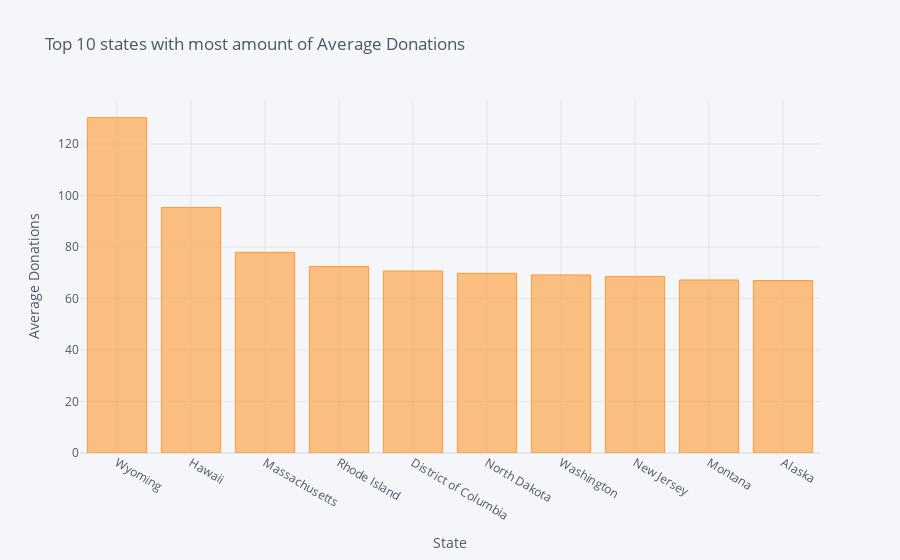

Source (notebook cell):
### Code cell
t.iplot(kind='bar', xTitle='State', yTitle='Average Donations', title='Top 10 states with most amount of Average Donations')

### Figure 1 — Plotly figure (JSON) as saved in the notebook; plotly's stock layout.template omitted (floating-point values rounded to 4 significant figures)
{"data": [{"marker": {"color": "rgba(255, 153, 51, 0.6)", "line": {"color": "rgba(255, 153, 51, 1.0)", "width": 1}}, "name": "Donation Amount", "orientation": "v", "text": "", "type": "bar", "x": ["Wyoming", "Hawaii", "Massachusetts", "Rhode Island", "District of Columbia", "North Dakota", "Washington", "New Jersey", "Montana", "Alaska"], "y": [130.2, 95.36, 77.93, 72.43, 70.69, 69.78, 69.16, 68.59, 67.19, 66.99]}], "layout": {"legend": {"bgcolor": "#F5F6F9", "font": {"color": "#4D5663"}}, "paper_bgcolor": "#F5F6F9", "plot_bgcolor": "#F5F6F9", "title": {"font": {"color": "#4D5663"}, "text": "Top 10 states with most amount of Average Donations"}, "xaxis": {"gridcolor": "#E1E5ED", "showgrid": true, "tickfont": {"color": "#4D5663"}, "title": {"font": {"color": "#4D5663"}, "text": "State"}, "zerolinecolor": "#E1E5ED"}, "yaxis": {"gridcolor": "#E1E5ED", "showgrid": true, "tickfont": {"color": "#4D5663"}, "title": {"font": {"color": "#4D5663"}, "text": "Average Donations"}, "zerolinecolor": "#E1E5ED"}}}
